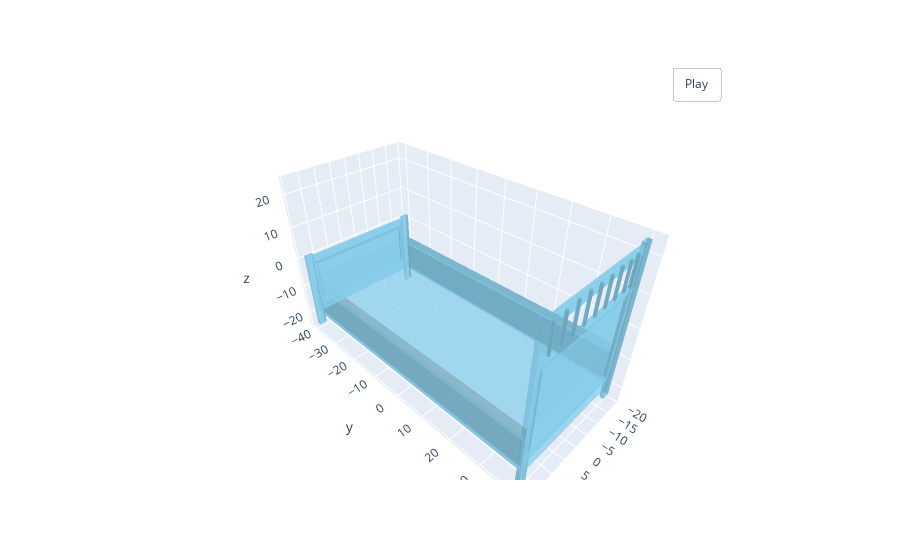

The cell this chart's notebook holds for it:
### Code cell
visualize_rotate([go.Mesh3d(x=x, y=y, z=z, color='skyblue', opacity=0.50, i=i,j=j,k=k)]).show()

### Figure 1 — Plotly figure (JSON) as saved in the notebook; plotly's stock layout.template omitted (floating-point values rounded to 4 significant figures; data arrays with more than 128 entries replaced by an {"elided": "..."} marker saying what was removed)
{"data": [{"color": "skyblue", "i": {"elided": "2440 int values"}, "j": {"elided": "2440 int values"}, "k": {"elided": "2440 int values"}, "opacity": 0.5, "type": "mesh3d", "x": {"elided": "2644 float values"}, "y": {"elided": "2644 float values"}, "z": {"elided": "2644 float values"}}], "layout": {"updatemenus": [{"buttons": [{"args": [null, {"frame": {"duration": 50, "redraw": true}, "fromcurrent": true, "mode": "immediate", "transition": {"duration": 0}}], "label": "Play", "method": "animate"}], "pad": {"r": 10, "t": 45}, "showactive": false, "type": "buttons", "x": 0.8, "xanchor": "left", "y": 1, "yanchor": "bottom"}]}}
